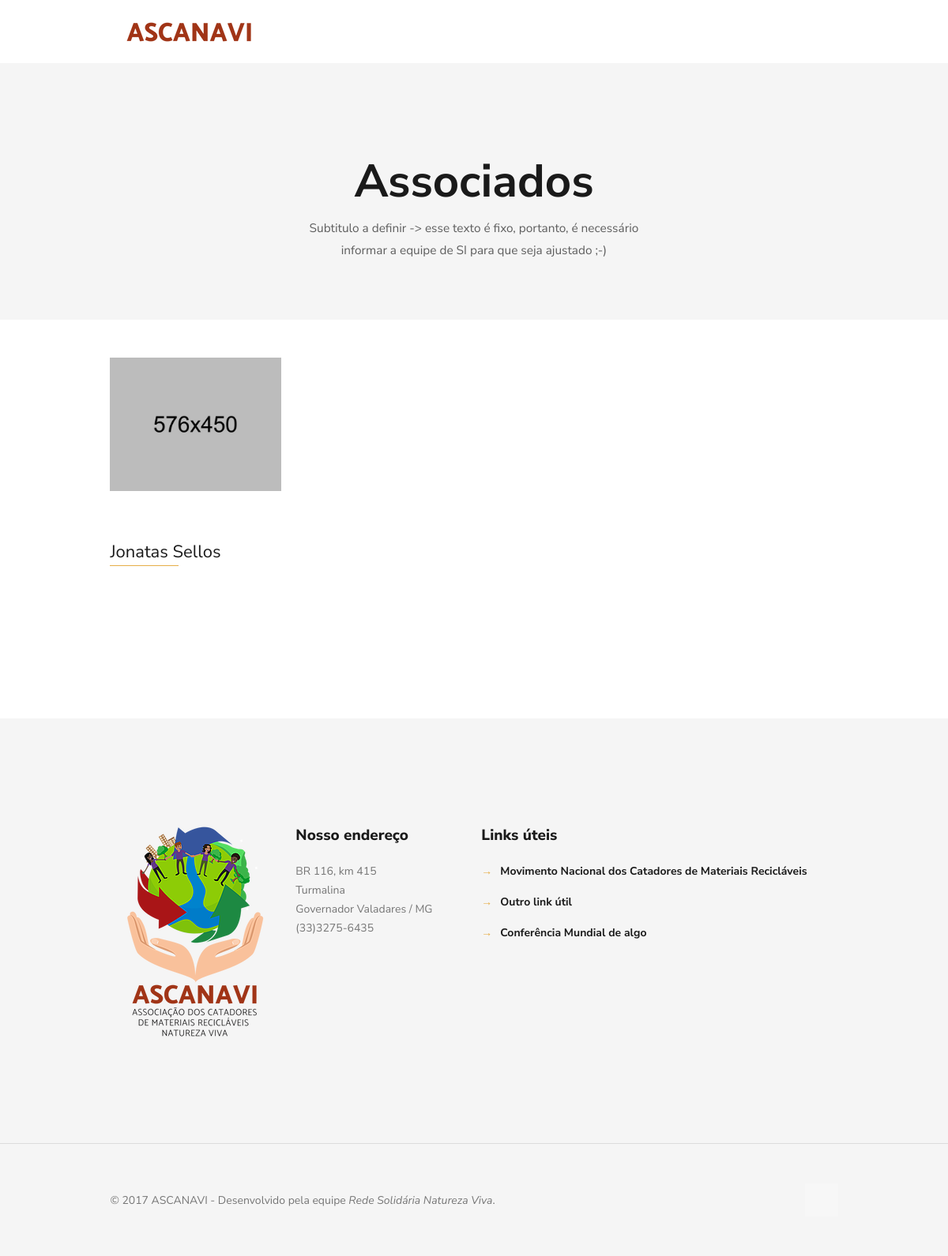
The page /associados on the database as committed earlier.
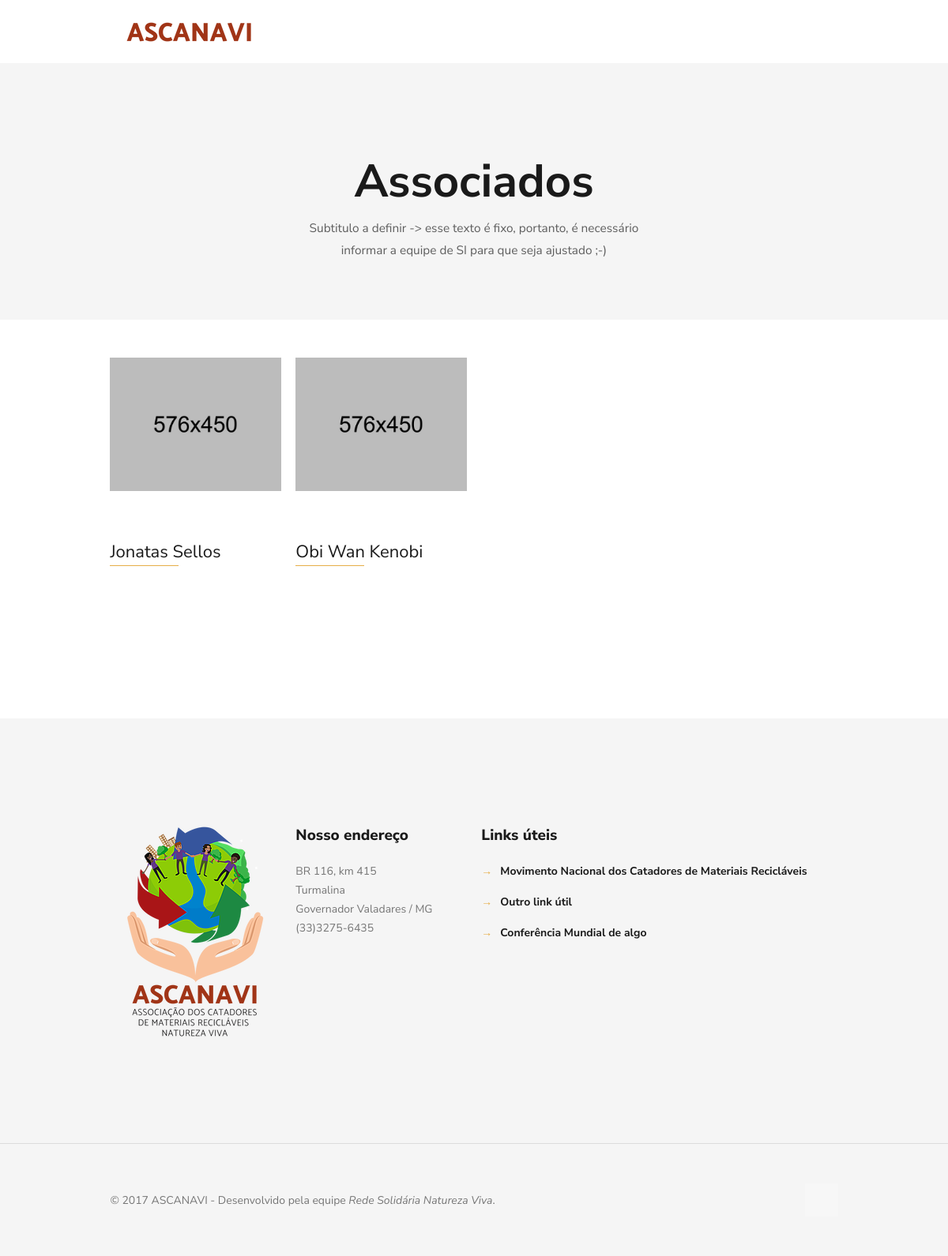
The same page on the database as committed later.
### core/models.py (models this page shows, shortened)
class Associado(models.Model):
    nome   = models.CharField(max_length=50)
    imagem = ResizedImageField(size=[300,300], upload_to='associados', verbose_name='foto')

### core/views.py (the view)
# urls.py: url(r'^associados$', associados, name='associados'),
def associados(request):
    try:
        itens = Associado.objects.order_by('nome')
    except Associado.DoesNotExist:
        itens = None
    context = {'itens': itens}
    return render(request, 'associados.html', context)

### core/context_processors.py (called while the page is built)
def contato(request):
    from core.models import Contato
    try:
        contato = Contato.objects.latest('id')
    except Contato.DoesNotExist:
        contato = None
    return {
        'contato': contato,
    }

### templates/associados.html (shortened to what this page needs)
{% load static %}
<!DOCTYPE html>
<html class="no-js">
<head>
    <link rel='stylesheet' href="{% static 'core/css/global.css' %}">
    <link rel='stylesheet' href="{% static 'core/css/structure.css' %}">
    <link rel='stylesheet' href="{% static 'core/css/home.css' %}">
    <link rel='stylesheet' href="{% static 'core/css/custom.css' %}">
</head>
<body class="color-custom style-simple layout-full-width nice-scroll-on button-flat if-zoom if-border-hide no-content-padding hide-love header-classic minimalist-header-no sticky-header sticky-tb-color ab-hide subheader-both-center menu-link-color menuo-no-borders menuo-right mobile-tb-left mobile-side-slide mobile-mini-mr-lc mobile-header-mini mobile-sticky">
    <div id="Wrapper">
        {% include 'header.html' %}
        <div id="Content">
            <div class="content_wrapper clearfix">
                <div class="sections_group">
                    <div class="entry-content">
                        <div class="section mcb-section" style="padding-top:120px; padding-bottom:20px; background-color:#f5f5f5; background-image:url{% static 'core/images/home_home_sectionbg2.png' %}); background-repeat:no-repeat; background-position:center top;">
                            <div class="section_wrapper mcb-section-inner">
                                <div class="wrap mcb-wrap one  valign-top clearfix">
                                    <div class="mcb-wrap-inner">
                                        <div class="column mcb-column one-fourth column_placeholder">
                                            <div class="placeholder">
                                            </div>
                                        </div>
                                        <div class="column mcb-column one-second column_column ">
                                            <div class="column_attr clearfix align_center">
                                                <h2>Associados</h2>
                                                <p class="big">
                                                    Subtitulo a definir -> esse texto é fixo, portanto, é necessário informar a equipe de SI para que seja ajustado ;-)
                                                </p>
                                            </div>
                                        </div>
                                    </div>
                                </div>
                            </div>
                        </div>
                        <div class="section mcb-section" style="/*padding-top:140px;*/ padding-bottom:90px;">
                            <div class="section_wrapper mcb-section-inner">
                                                                        {% if itens %}
                                        {% for i in itens %}
                                                <div class="column one-fourth column_our_team">
                                                    <div class="team team_list">
                                                        <div class="image_frame no_link scale-with-grid">
                                                            <div class="image_wrapper"><img class="scale-with-grid" src="{% static 'core/images/home_design_portfolio_2-576x450.jpg' %}" alt="{{ i.nome }}">
                                                            </div>
                                                        </div>
                                                        <div class="desc_wrapper">
                                                            <h4>{{ i.nome }}</h4>
                                                            <hr class="hr_color">
                                                        </div>
                                                    </div>
                                                </div>
                                        {% endfor %}
                                    {% endif %}
                            </div>
                        </div>
                    </div>
                </div>
            </div>
        </div>
        {% include 'footer.html' %}
    </div>
</body>
</html>

Rows that differ between the two databases and show on the page:
added Associado: nome "Obi Wan Kenobi"
